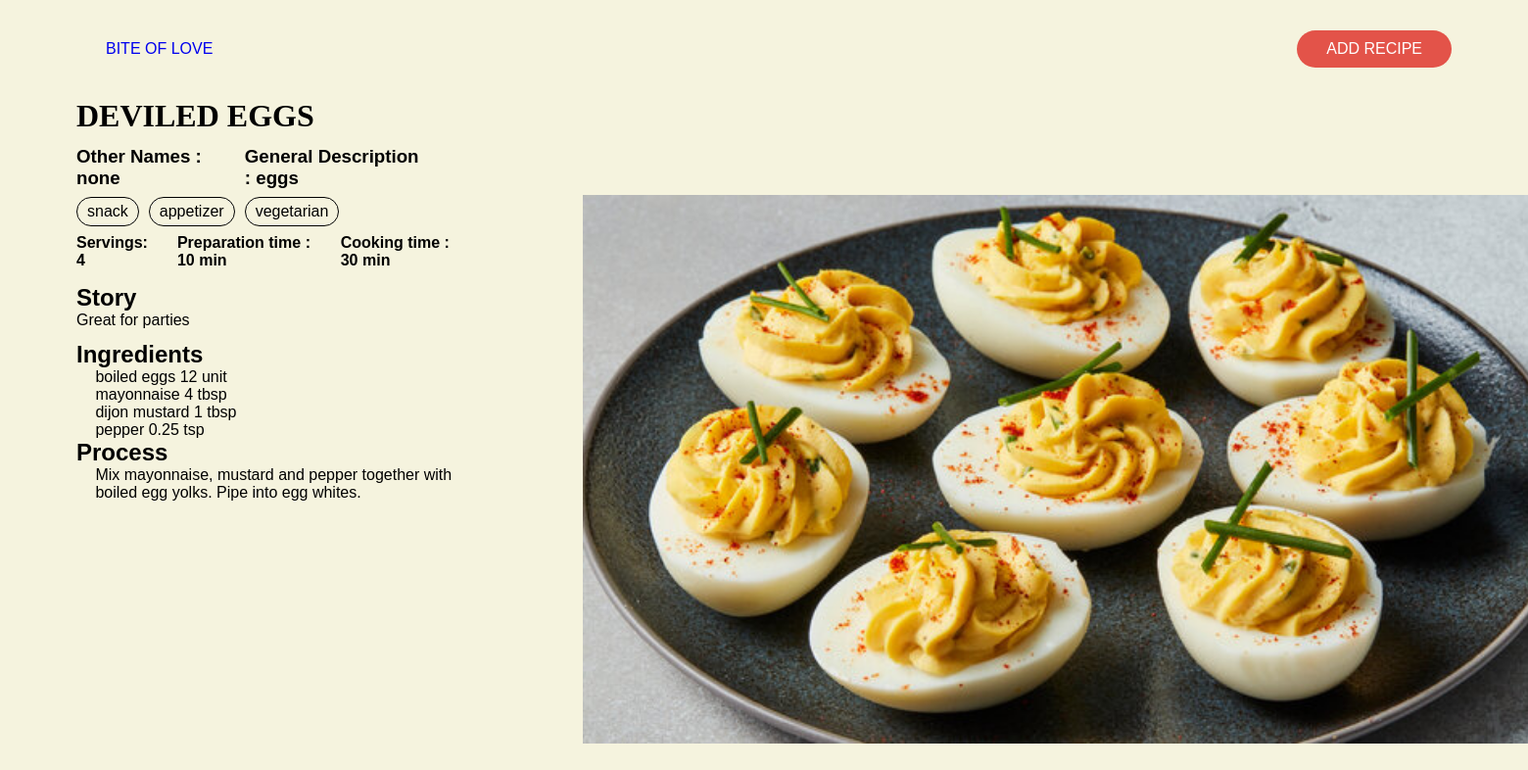
Page /final/recipeQuery.php?recipe=32 on the committed database.
### tables this page shows
CREATE TABLE recipeCollection (
  recipeID INTEGER PRIMARY KEY NOT NULL, 
  recipeName TEXT, 
  otherName TEXT,
  descript TEXT, 
  story TEXT,
  numServing INTEGER ,
  prepTime INTEGER,
  cookingTime INTEGER,

  ingNames TEXT,
  ingQties INTEGER,
  ingQtyUnits TEXT,

  process TEXT,

  allTags TEXT,
  
  origin TEXT,

  authorName TEXT,
  authorLocation TEXT,

  recipeImg TEXT
  );

### final/recipeQuery.php (the view, shortened to what this page needs)
<?php
require "main/header.php";
require "main/nav.php";
require('openDB.php');
if ($_SERVER['REQUEST_METHOD'] == 'GET') {
    $clickedRecipe = $_GET['recipe'];
    try {
        $sql_select = "SELECT * FROM recipeCollection WHERE recipeID = $clickedRecipe";
        $result = $file_db->query($sql_select);
        while ($row = $result->fetch(PDO::FETCH_ASSOC)) {
?>
            <section class="content" id="viewRecipe">
                <div class="recipeText">
                    <section id="recipeHeader">
                        <h1><?php echo $row["recipeName"]; ?></h1>
                        <div class="otherNames">
                            <h3> <?php echo "Other Names : ";
                                    if ($row["otherName"]) {
                                        echo $row["otherName"];
                                    } else echo "none";  ?></h3>
                            <h3> <?php echo "General Description : " . $row["descript"];  ?></h3>
                        </div>
                    </section>
                    <div>
                        <section id="recipe-tags">
                            <?php
                            $tags = explode(",", $row["allTags"]);
                            for ($i = 0; $i < count($tags) - 1; $i++) {
                                echo "<p>" . $tags[$i] . "</p>";
                            }
                            ?>
                        </section>
                        <section id="recipePrep">
                            <h4>Servings:
                                <span>
                                    <?php
                                    $lhs = str_replace("intval(", " ", $row["numServing"]);
                                    $complete =  str_replace(")", " ", $lhs);
                                    echo $complete;
                                    ?>
                                </span>
                            </h4>
                            <h4>Preparation time :
                                <span>
                                    <?php
                                    $lhs = str_replace("intval(", " ", $row["prepTime"]);
                                    $complete =  str_replace(")", " ", $lhs);
                                    echo $complete . "min";
                                    ?>
                                </span>
                            </h4>
                            <h4>Cooking time :
                                <span>
                                    <?php
                                    $lhs = str_replace("intval(", " ", $row["cookingTime"]);
                                    $complete =  str_replace(")", " ", $lhs);
                                    echo $complete . "min";
                                    ?>
                                </span>
                            </h4>
                        </section>
                        <section id="storyRec">
                            <h2>Story</h2>
                            <p><?php echo $row["story"]; ?> </p>
                        </section>
                        <section>
                            <h2>Ingredients</h2>
                            <div class="list">
                                <?php
                                $ingName = explode(",", $row["ingNames"]);
                                $ingQtyUnits = explode(",", $row["ingQtyUnits"]);
                                $lhs = str_replace("intval(", " ", $row["ingQties"]);
                                $complete =  str_replace(")", " ", $lhs);
                                $IngQty = explode(",", $complete);
                                for ($i = 0; $i < count($ingName); $i++) {
                                    echo "<p>" . $ingName[$i] . " " . $IngQty[$i] . " " . $ingQtyUnits[$i] . "</p>";
                                }
                                ?>
                            </div>
                        </section>
                        <section>
                            <h2>Process</h2>
                            <div class="list">
                                <p><?php echo $row["process"]; ?> </p>
                            </div>
                        </section>
                    </div>
                </div>
                <div class="recipeViewImg">
                    <img src="<?php echo $row["recipeImg"] ?>" alt="">
                </div>
            </section>
        <?php
        }
        ?>
<?php
    } catch (PDOException $e) {
        echo $e->getMessage();
    };
    exit;
}

### final/css/stylesheet.css (style rules this page uses)
:root { --bkgColour: #F5F3DE; --textColourDark: black; --textColourLight: white; --accentYellow: #FFC531; --accentPink: #F4B6AD; --accentBlue: #B5D3CD; --accentTeal: #4E897D; --accentRed: #E35349; --yellowTransparent: rgb(255, 197, 49, 0.5); --pinkTransparent: rgb(244, 182, 173, 0.5); --blueTransparent: rgb(181, 211, 205, 0.5); --dapifer: dapifer, serif; --azo: azo-sans-web, sans-serif; --thick: 600; --button_padding: 5px 10px; --button-radius: 30px; }

### final/css/style.css (style rules this page uses)
* { margin: 0; padding: 0; box-sizing: border-box; }
body { background-color: var(--bkgColour); font-family: var(--azo); }
.content { padding: 0 5%; }
.content h1 { font-family: var(--dapifer); text-transform: uppercase; font-size: 2rem; padding-bottom: 2%; }

### final/css/recipe-page.css (style rules this page uses)
.otherNames { display: flex; padding: 1% 0%; }
#viewRecipe { display: flex; gap: 30px; }
.recipeText { width: 50vw; }
.recipeViewImg img { width: auto; height: 70vh; margin: 10%; }
.otherNames h3 { padding-right: 10%; }
#storyRec { padding: 3% 0; }
#recipe-tags, #recipePrep { display: flex; padding: 1% 0%; gap: 10px; }
#recipePrep { gap: 30px }
#recipe-tags p { border: 1px solid black; border-radius: var(--button-radius); padding: 5px 10px; }
.list { padding-left: 5%; }

### rows in the picture
recipecollection: recipeName "DEVILED EGGS", otherName "none", descript "eggs", allTags "snack", allTags "appetizer", allTags "vegetarian", numServing "4", prepTime "10", cookingTime "30", story "Great for parties", ingNames "boiled eggs", ingQties "12", ingQtyUnits "unit", ingNames "mayonnaise", ingQties "4", ingQtyUnits "tbsp", ingNames "dijon mustard", ingQties "1", ingNames "pepper", ingQties "0.25", ingQtyUnits "tsp", process "Mix mayonnaise, mustard and pepper together with boiled egg yolks. Pipe into egg whites.", recipeImg (picture)
